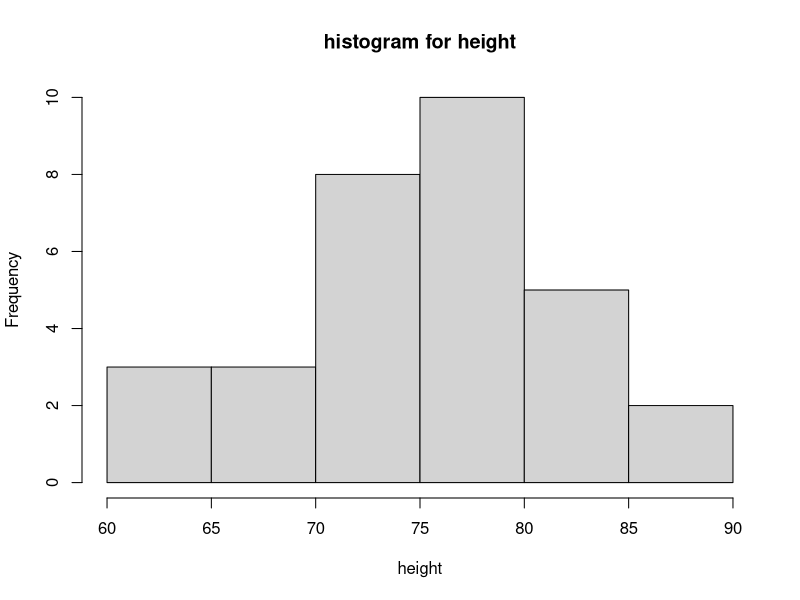
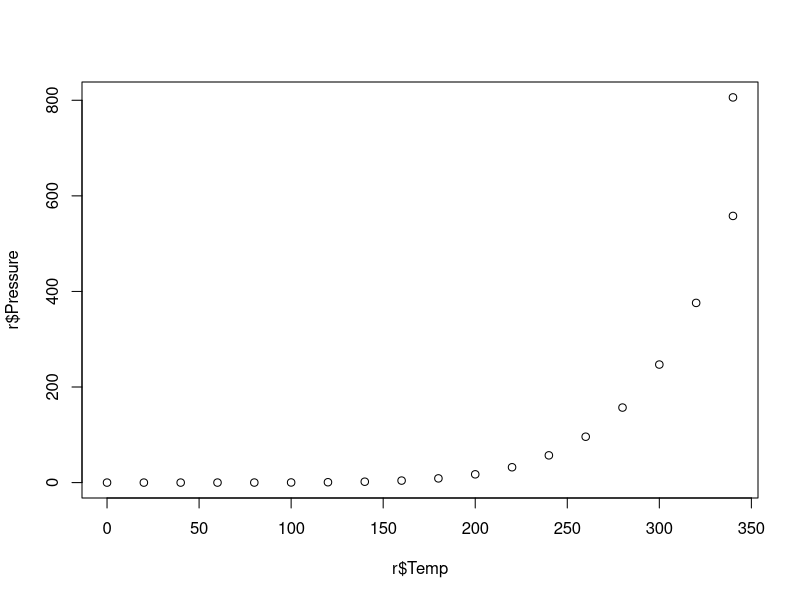

Recreate these plots in R, in order.
setwd("C:/Users/ADMIN/Desktop/Dataset")
a=read.csv("dataset1.csv")
a
b=mean(a$Height)
b
c=median(a$Height)
c
#function for mode
d=table(a$Height)
d
names(d)[d==max(d)]
#Plotting histogram
hist(a$Height,xlab="height",main="histogram for height")
r=read.csv("dataset2.csv")
r
plot(r$Temp,r$Pressure)